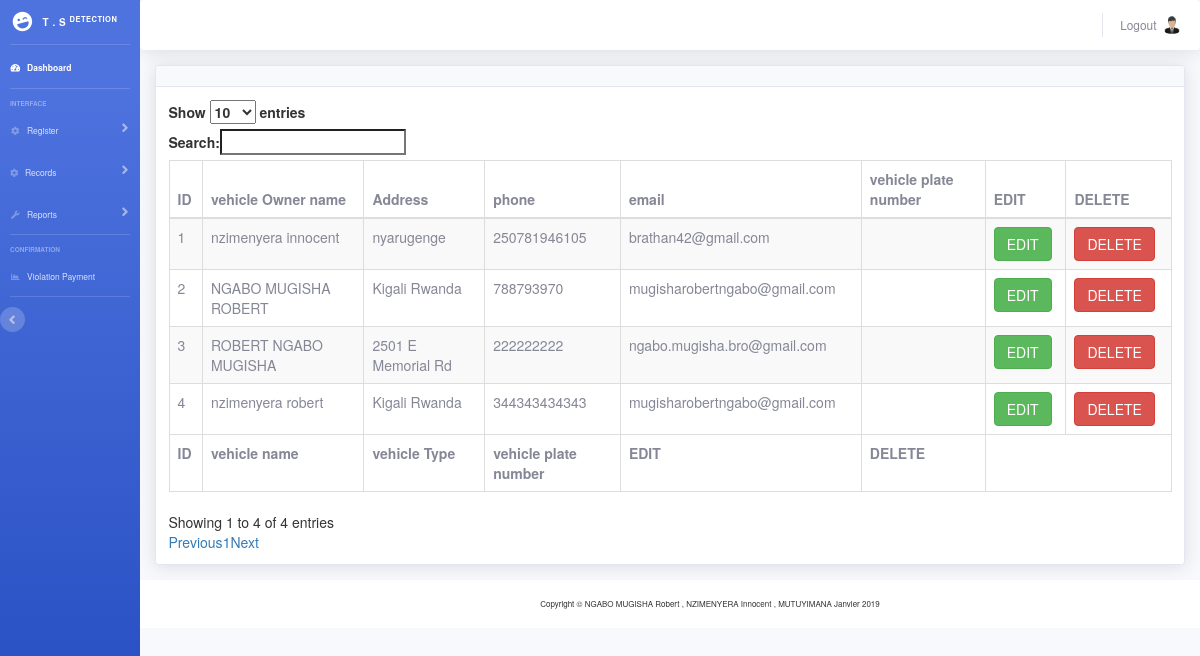
Page /admin/registerVehicleOwnerData.php (signed in) on the committed database.
### tables this page shows
CREATE TABLE `car_owner` (
  `o_id` int(11) NOT NULL,
  `o_name` varchar(30) NOT NULL,
  `o_address` varchar(30) NOT NULL,
  `o_phone` varchar(30) NOT NULL,
  `o_email` varchar(30) NOT NULL,
  `c_id` int(11) NOT NULL
);

### admin/registerVehicleOwnerData.php (the view, shortened to what this page needs)
<?php
if(empty($_SESSION['id']))
{
    header('LOCATION:index.php');
}
else{
include('includes/header.php');
include('includes/navbar.php');
include('connect_db.php');
?>
 <head>
           <link rel="stylesheet" href="https://maxcdn.bootstrapcdn.com/bootstrap/3.3.6/css/bootstrap.min.css" />
           <link rel="stylesheet" href="https://cdn.datatables.net/1.10.12/css/dataTables.bootstrap.min.css" />
  <link href="vendor/fontawesome-free/css/all.min.css" rel="stylesheet" type="text/css">
      </head>
<div class="container-fluid">
<div class="card shadow mb-4">
  <div class="card-header py-3">
  </div>
  <div class="card-body">
    <div class="table-responsive">
      <table class="table table-striped table-bordered" id="employee_data" width="1400" cellspacing="0" style="width:800">
        <thead>
          <tr>
            <th> ID </th>
            <th> vehicle Owner name </th>
            <th> Address </th>
            <th> phone </th>
            <th> email </th>
            <th>vehicle plate number</th>
            <th>EDIT </th>
            <th>DELETE </th>
          </tr>
        </thead>
        <tbody>
        <?php
        $sql = "SELECT * FROM car_owner ORDER BY c_id DESC";
        $result = mysqli_query($con, $sql);
										$i=1;
									if (mysqli_num_rows($result) > 0) {
                    while($row = mysqli_fetch_assoc($result)) {
											echo'<tr>
													<td>'.$i.'</td>
													<td>'.$row['o_name'].'</td>
                          <td>'.$row['o_address'].'</td>
													<td>'.$row['o_phone'].'</td>
													<td>'.$row['o_email'].'</td>
                          <td></td>
                        <td>';?>
                        <form action="" method="post">
                            <a  href="edit_owner.php?uID=<?php echo $row['o_id']; ?>"" name="edit_btn" class="btn btn-success"> EDIT</a>
                        </form>
                    </td>
                    <td>
                        <form action="" method="post">
                          <a class="btn btn-danger btn-icon-split" href="delete_owner.php?delID=<?php echo $row['o_id'];?>"> DELETE</a>
                        </form>
                    </td>
                  </tr>
                        <?php
                        $i++;
                    }
                  }
									?>
        </tbody>
        <tfoot>
            <tr>
                <th> ID </th>
                <th> vehicle name </th>
                <th>vehicle Type </th>
                <th>vehicle plate number</th>
                <th>EDIT </th>
                <th>DELETE </th>
            </tr>
        </tfoot>
      </table>
    </div>
  </div>
</div>
</div>
<?php
include('includes/footer.php');
}
?>

### rows in the picture
car_owner: o_name "nzimenyera innocent", o_address "nyarugenge", o_phone "250781946105", o_email "brathan42@gmail.com"
car_owner: o_name "NGABO MUGISHA ROBERT", o_address "Kigali Rwanda", o_phone "788793970", o_email "mugisharobertngabo@gmail.com"
car_owner: o_name "ROBERT NGABO MUGISHA", o_address "2501 E Memorial Rd", o_phone "222222222", o_email "ngabo.mugisha.bro@gmail.com"
car_owner: o_name "nzimenyera robert", o_address "Kigali Rwanda", o_phone "344343434343", o_email "mugisharobertngabo@gmail.com"
